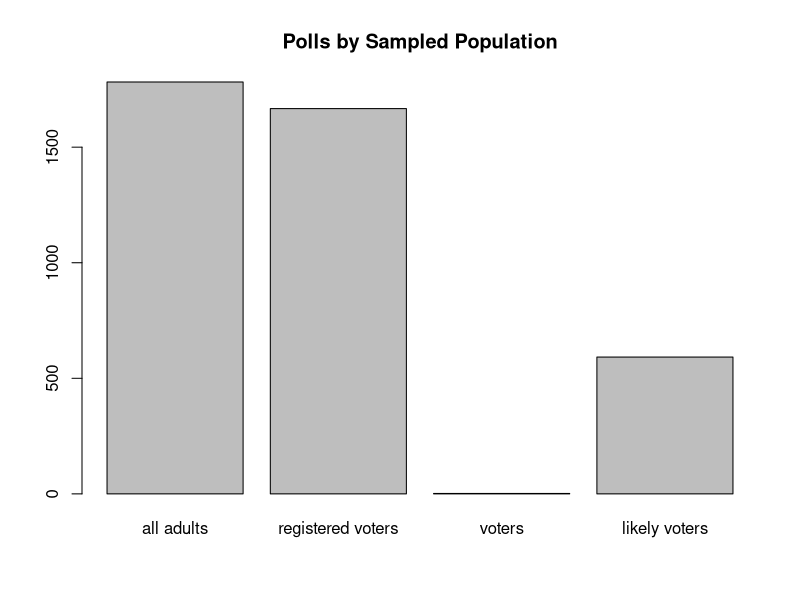

Generate this figure with R:
## ---- chunk 1
knitr::opts_chunk$set(echo = TRUE)
library(tidyverse)

# data originally from https://github.com/fivethirtyeight/data/tree/master/trump-approval-ratings
# data uploaded at https://github.com/jmhsi/trump-approval-ratings
## ---- chunk 2
approve_pollist = read.csv(file = 'approval_polllist.csv')
head(approve_pollist)
approve_pollist$modeldate = as.Date(approve_pollist$modeldate, format='%m/%d/%Y')
approve_pollist$startdate = as.Date(approve_pollist$startdate, format='%m/%d/%Y')
approve_pollist$enddate = as.Date(approve_pollist$enddate, format='%m/%d/%Y')
recent_polls = subset(approve_pollist, startdate > as.Date("2019-1-1"), select=c(subgroup, modeldate, startdate, enddate, pollster, grade, samplesize, population, weight, approve, disapprove, adjusted_approve, adjusted_disapprove))
recent_polls = recent_polls %>%
  rename(
    polled_population = population
  )
recent_polls$polled_population = recode_factor(recent_polls$polled_population, a = "all adults", rv = 'registered voters', v='voters', lv='likely voters')
head(recent_polls)
## ---- chunk 3
summary(recent_polls)
## ---- chunk 4
barplot(table(recent_polls$polled_population), main = "Polls by Sampled Population")
